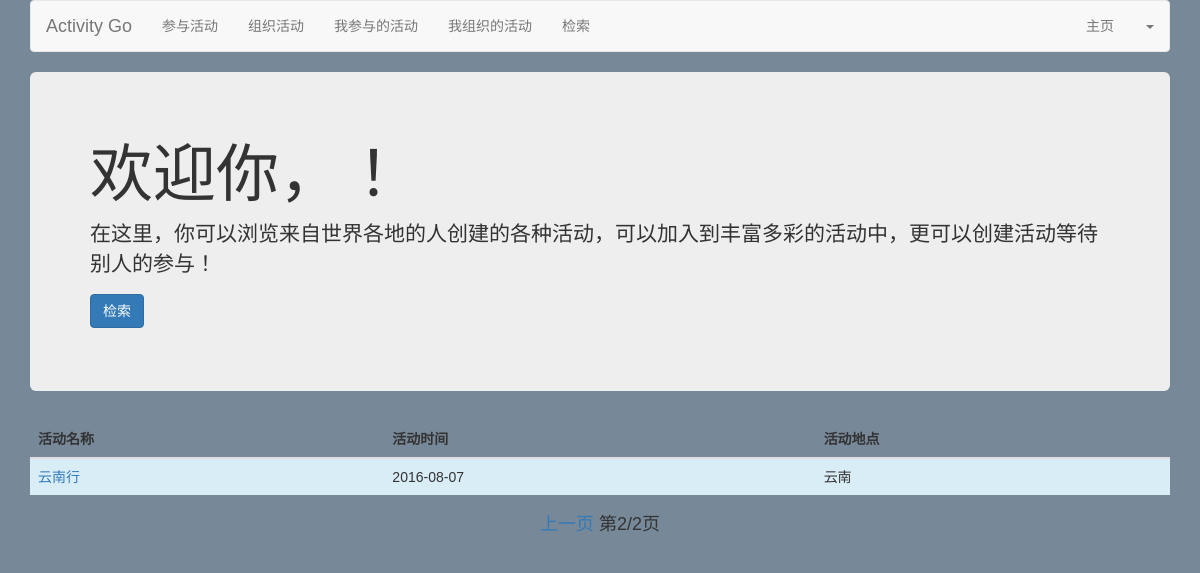
The page /index/?curPage=1&&allPage=2&&pageType=pageDown on the database as committed earlier.
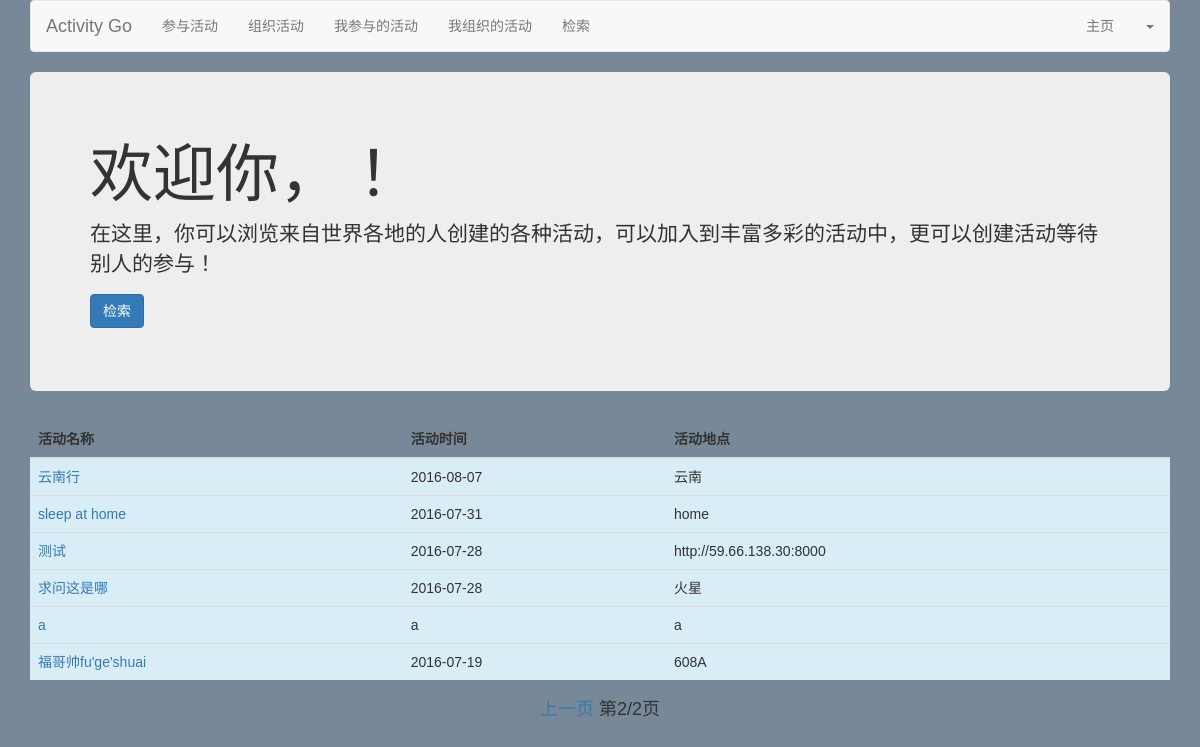
The same page on the database as committed later.
### activity/models.py (models this page shows, shortened)
class Activities(models.Model):
	aname = models.CharField(max_length=50)
	adate = models.CharField(max_length=20)
	alocation = models.CharField(max_length=50)
	adescription = models.CharField(max_length=200)
	aorganiser = models.CharField(max_length=50)
	aparticipants = models.ManyToManyField('User')
	aparticipantnum = models.IntegerField(default=1)
	astatus = models.IntegerField(default=0)

### activity/views.py (the view)
# urls.py: url(r'^index/','activity.views.index'),
def index(Req):
	all_activities = Activities.objects.all().filter(astatus = 1)
	un = Req.COOKIES.get('username', '')
	ONE_PAGE_OF_DATA = 10
	try:
		curPage = int(Req.GET.get('curPage', '1'))
		allPage = int(Req.GET.get('allPage','1'))
		pageType = str(Req.GET.get('pageType', ''))
	except ValueError:
		curPage = 1
		allPage = 1
		pageType = ''
	if pageType == 'pageDown':
		curPage += 1
	elif pageType == 'pageUp':
		curPage -= 1
	startPos = (curPage - 1) * ONE_PAGE_OF_DATA
	endPos = startPos + ONE_PAGE_OF_DATA
	posts = Activities.objects.all().filter(astatus = 1)[startPos:endPos]
	if curPage == 1 and allPage == 1:
		allPostCounts = Activities.objects.filter(astatus__exact = 1).count()
		allPage = math.ceil(allPostCounts / ONE_PAGE_OF_DATA)
	return render_to_response('index.html', {'username': un, 'all_activities': all_activities, 'posts':posts, 'allPage':allPage, 'curPage':curPage},context_instance=RequestContext(Req))

### activity/templates/index.html (shortened to what this page needs)
{% extends "base.html" %}
{% block content %}
<div class="jumbotron">
				<h1>
					欢迎你，{{username}}！
				</h1>
				<p>
					在这里，你可以浏览来自世界各地的人创建的各种活动，可以加入到丰富多彩的活动中，更可以创建活动等待别人的参与！
				</p>
				<p>
					 <a class="btn btn-primary btn-large" href="/list">检索</a>
				</p>
			</div>
			<table class="table table-striped table-hover">
				<thead>
					<tr>
						<th>
							活动名称
						</th>
						<th>
							活动时间
						</th>
						<th>
							活动地点
						</th>
					</tr>
				</thead>
				<tbody>
				{% for post in posts %}
					<tr class="info">
							<td>
								<a href="{% url 'detail' id=post.id %}" title="点击查看活动详情">{{post.aname}}</a>
							</td>
							<td>
								{{post.adate}}
							</td>
							<td>
								{{post.alocation}}
							</td>
						</tr>
				{% endfor %}
				</tbody>
			</table>
<div class="text-center">
       <h4>
        {% ifnotequal curPage 1 %}
            <a href="?curPage={{ curPage }}&&allPage={{ allPage }}&&pageType=pageUp">
                上一页
            </a>
        {% endifnotequal %}
        第{{ curPage }}/{{ allPage }}页
        </h4>
</div>
{% endblock %}

Rows that differ between the two databases and show on the page:
added Activities: aname "sleep at home", adate "2016-07-31", alocation "home"
added Activities: aname "测试", adate "2016-07-28", alocation "http://59.66.138.30:8000"
added Activities: aname "求问这是哪", adate "2016-07-28", alocation "火星"
added Activities: aname "a", adate "a", alocation "a"
added Activities: aname "福哥帅fu'ge'shuai", adate "2016-07-19", alocation "608A"
